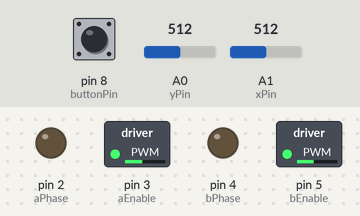
Bench run of a sketch on a simulated Arduino Uno, built with avr-gcc and run on an emulated ATmega328P. Shown: switched loads named in the sketch (green lamp = pin HIGH), output pins drawn as LEDs (lit = HIGH). The inputs (shaded band) are chosen by the test bench; at power-on: A0 (yPin) = 512, A1 (xPin) = 512, pin 8 (buttonPin) HIGH.

Above: at 1.2 s.
1.3 s: A0 (yPin) set to 555
At 1.9 s:
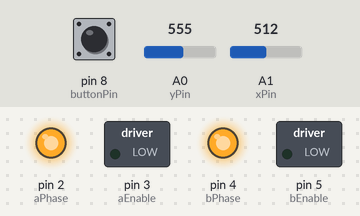
2.8 s: A0 (yPin) set to 716
At 3.3 s:
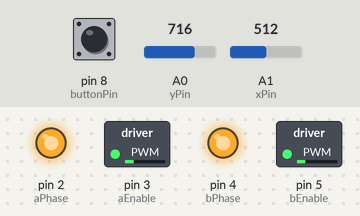
4.3 s: A1 (xPin) set to 0
At 4.7 s:
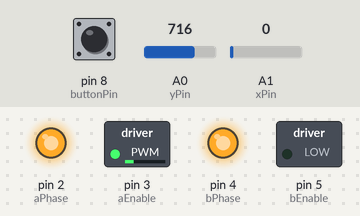
5.8 s: A1 (xPin) set to 47
7.3 s: A1 (xPin) set to 57
At 8.5 s:
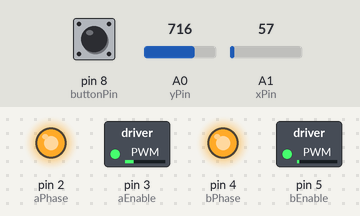
8.8 s: A0 (yPin) set to 540
At 10.1 s:
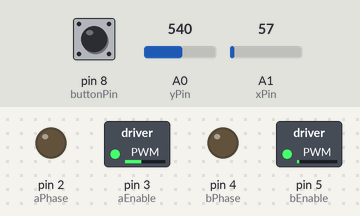
Timing chart, 0 to 11.3 s (numbered marks = the images above; inputs shaded):
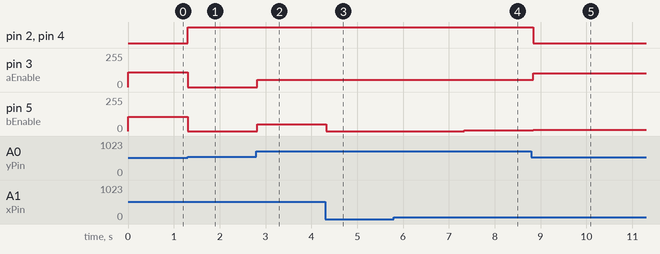

Measured:
- after the input at 1.3 s, pin 2 (aPhase), pin 4 (bPhase): LOW → HIGH at once; pin 3 (aEnable): 110/255 → 0/255 at once; pin 5 (bEnable): 106/255 → 0/255 at once
- after the input at 2.8 s, pin 3 (aEnable): 0/255 → 54/255 at once; pin 5 (bEnable): 0/255 → 52/255 at once
- after the input at 4.3 s, pin 5 (bEnable): 52/255 → 0/255 at once
- after the input at 5.8 s, every drawn part: stays the same
- after the input at 7.3 s, pin 5 (bEnable): 0/255 → 5/255 at once
- after the input at 8.8 s, pin 2 (aPhase), pin 4 (bPhase): HIGH → LOW at once; pin 3 (aEnable): 54/255 → 102/255 at once; pin 5 (bEnable): 5/255 → 10/255 at once

The sketch:

motor-mt62-joystick.ino
```cpp
// start motor setup
int aPhase = 2;
int aEnable = 3;
int aMotorSpeed = 0;

int bPhase = 4;
int bEnable = 5;
int bMotorSpeed = 0;

float steering;
// end motor setup


// start joystick setup
int xPin = A1;
int yPin = A0;
int buttonPin = 8;

int xPosition = 0;
int yPosition = 0;
int buttonState = 0;

int xPositionValue = 0;
int yPositionValue = 0;
// end joystick setup


void setup(){

  Serial.begin(9600);

  pinMode(aPhase, OUTPUT);
  pinMode(bPhase, OUTPUT);
  pinMode(aEnable, OUTPUT);
  pinMode(bEnable, OUTPUT);


//    digitalWrite(aPhase, LOW);
//    digitalWrite(bPhase, LOW);
  digitalWrite(aEnable, aMotorSpeed);
  digitalWrite(aEnable, bMotorSpeed);


  pinMode(xPin, INPUT);
  pinMode(yPin, INPUT);
  pinMode(buttonPin, INPUT_PULLUP);

}


void loop(){

  xPosition = analogRead(xPin);
  //delay(20);
  yPosition = analogRead(yPin);
  buttonState = digitalRead(buttonPin);

//  Serial.print("Y axis: ");
//  Serial.print(yPosition);
//  Serial.print(" | ");
//  Serial.print("X axis: ");
//  Serial.print(xPosition);
//  Serial.println(" | ");

  if ( yPosition > 545 && yPosition < 550 ) {
    aMotorSpeed = 0;
    bMotorSpeed = 0;
  } else if ( yPosition >= 550 ) { // forward
    digitalWrite(aPhase, HIGH);
    digitalWrite(bPhase, HIGH);
    aMotorSpeed = map(yPosition, 550, 1018, 0, 155);
    bMotorSpeed = map(yPosition, 550, 1018, 0, 155);
  } else if ( yPosition <= 545 ) { // reverse
    digitalWrite(aPhase, LOW);
    digitalWrite(bPhase, LOW);
    aMotorSpeed = 255 - map(yPosition, 0, 545, 0, 155);
    bMotorSpeed = 255 - map(yPosition, 0, 545, 0, 155);
  }

//  Serial.print("aMotorSpeed: ");
//  Serial.print(aMotorSpeed);
//  Serial.print(" | ");
//  Serial.print("bMotorSpeed: ");
//  Serial.print(bMotorSpeed);
//  Serial.print(" | ");

  if ( xPosition >= 529 && xPosition <= 531 ) {
    steering = 0;
  } else if ( xPosition > 531 ) { // left
    steering = (float)map(xPosition, 532, 1020, 0, 255) / 255;
    aMotorSpeed -= aMotorSpeed * steering;
  } else if ( xPosition < 529 ) { // right
    steering = ( 255 - (float)map(xPosition, 2, 528, 0, 255) ) / 255;
    bMotorSpeed -= bMotorSpeed * steering;
  }

  if ( aMotorSpeed > 255 ) {
    aMotorSpeed = 255;
  }

  if ( bMotorSpeed > 255 ) {
    bMotorSpeed = 255;
  }

  if ( aMotorSpeed < 5 ) {
    aMotorSpeed = 0;
  }

  if ( bMotorSpeed < 5 ) {
    bMotorSpeed = 0;
  }

//  Serial.print("aMotorSpeed: ");
//  Serial.print(aMotorSpeed);
//  Serial.print(" | ");
//  Serial.print("bMotorSpeed: ");
//  Serial.print(bMotorSpeed);
//  Serial.print(" | ");

  analogWrite(aEnable, aMotorSpeed);
  analogWrite(bEnable, bMotorSpeed);

//  Serial.print("steering: ");
//  Serial.print(steering, DEC);
//  Serial.print(" | ");
//  Serial.print("xPosition: ");
//  Serial.println(xPosition);

  delay(100);

}
```
